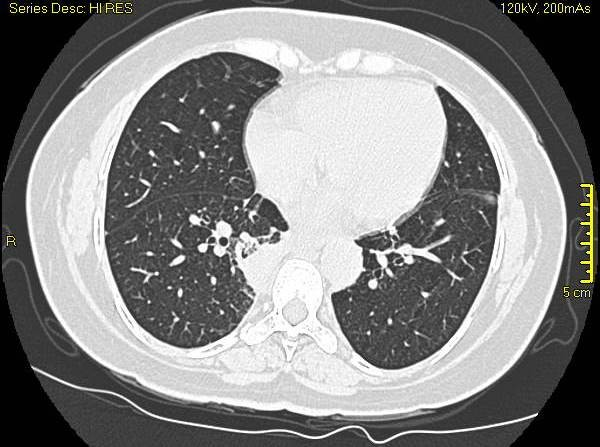
%> input picture CTchest.jpg, 600 x 447 px
$ octave --eval "result = levelset(rgb2gray(imread('CTchest.jpg')));"   (GNU Octave 9; MATLAB toolbox functions it lacks are replaced by stand-ins)
%> lines starting %> are read from the running program, lines starting %| are printed output that depends on the picture; in (x1, y1, x2, y2) boxes, pixels count from 0 and x2, y2 are one past the last pixel; in counts of white or black regions, pixels touching at a corner belong together; the program's own positions count from 1
### Code4Figs/fi.m
function fi(a)
figure,imagesc(a),axis off
%     colormap(jet.*(gray.^0.2))
%     set(gca,'position',[0.1 0.1 0.8 0.8]);
    set(gca,'position',[0 0 1 1]);
    set(gcf,'position',[2*96 2*96 4*96 4*96]);
    colormap((gray/8+0.875).*bone.^0.8)
% [6 lines of commented-out code are left out]
end

### levelset.m
function [u,b] = levelset(in)

A = max(in(:));
%> A = 255
nu = 0.01*A^2;
%> nu = 3
mu = 0.05;
sigma = 3;
itout = 3;
itin = 2;
tstep = 0.005;
epsilon = 1;

% Initial Level Set Function
u = 2*(in>mean(in(:)));
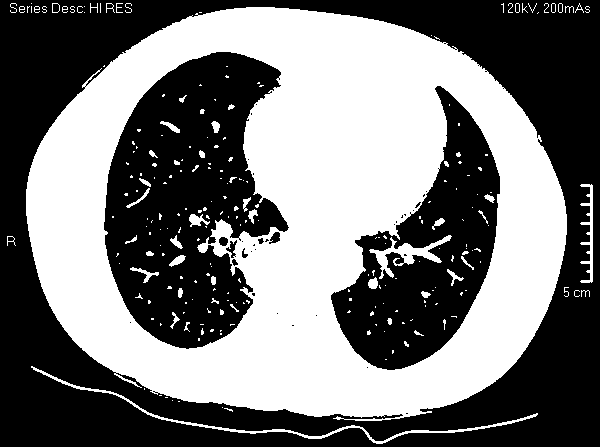
%> u: size 447x600 double; values 0 (black) and 2 (white), 46.5% white; 239 white regions (182 under 20 px), largest, box (x1, y1, x2, y2) and area: (26, 7, 567, 421) 118415, (31, 366, 538, 444) 1387, (369, 235, 452, 279) 954

b = ones(size(in));

K = fspecial('gaussian',round(2*sigma)*2+1,sigma);

KONE = conv2(b,K,'same');

fi(in)
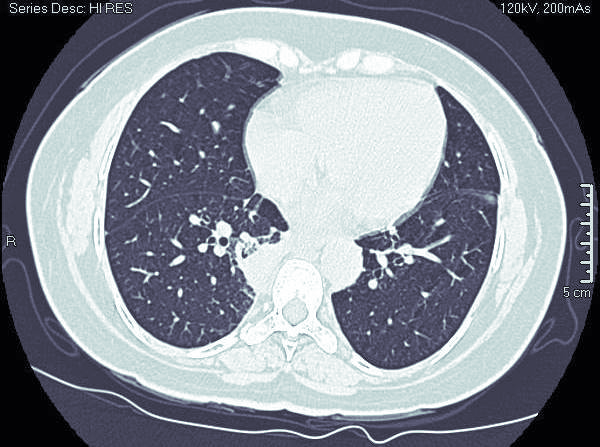
%> displayed picture: size 447x600x3, on the screen's scale of 0 to 255; mean R, G, B 133.5, 138.9, 148.5
for n=1:itout
   [u, b] = lse_bfe(u,in, b, K, KONE, nu, tstep, mu, epsilon, itin);

   imagesc(log(in))
   hold on
   contour(u,[1 1],'r')
   hold off
   pause(0.02)
end
%> this loop made 3 passes
%> C in lse_bfe on passes 1 to 3: [157.8 92.04], [15570.8 7097.6], [0 0]
%> pass 1, in lse_bfe, `KONE_Img = Img.^2.*KONE;`:
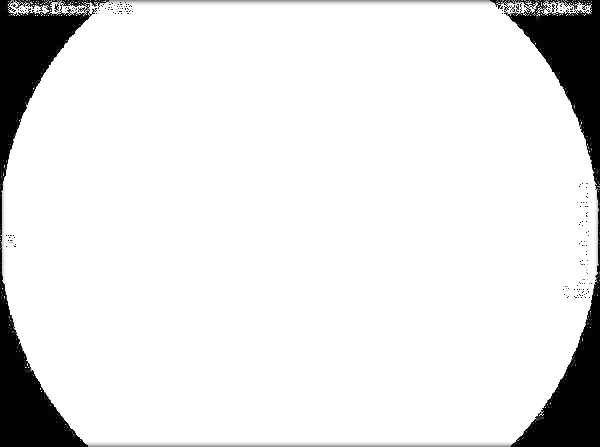
%> KONE_Img: size 447x600 uint8; min 0, max 255, mean 229.4
%> pass 1, in updateB, `KNm1 = conv2(PC1.*Img,Ksigma,'same');`:
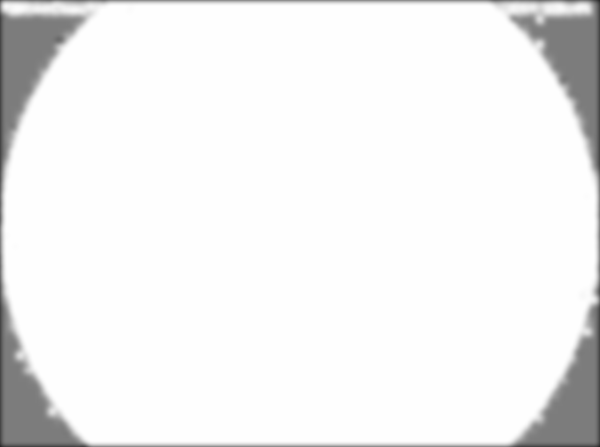
%> KNm1: size 447x600 double; min 40.4, max 255, mean 241.9
%> pass 1, in levelset, `contour(u,[1 1],'r')`:
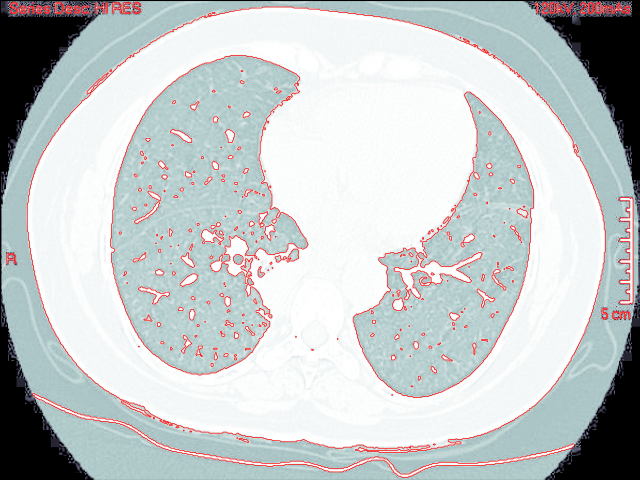
%> figure redrawn from the program's plot data
%> after the loop: b: size 447x600 double; every value is NaN or infinite

end

function [u, b, C]= lse_bfe(u0,Img, b, Ksigma,KONE, nu,timestep,mu,epsilon, iter_lse)
% This function performs the level set evolution (LSE) and bias field
% estimation described in the following paper
%      C. Li, R. Huang, Z. Ding, C. Gatenby, D. N. Metaxas, and J. C. Gore,
%      "A Level Set Method for Image Segmentation in the Presence of Intensity
%      Inhomogeneities with Application to MRI", IEEE Trans. Image Processing, 2011
%
% Author: Chunming Li, all rights researved
% E-mail: lchunming@gmail.com
% URL: http://www.engr.uconn.edu/~cmli/

u=u0;
KB1 = conv2(b,Ksigma,'same');
KB2 = conv2(b.^2,Ksigma,'same');
C =updateC(Img, u, KB1, KB2, epsilon);

KONE_Img = Img.^2.*KONE;
u = updateLSF(Img,u, C, KONE_Img, KB1, KB2, mu, nu, timestep, epsilon, iter_lse);

Hu=Heaviside(u,epsilon);
M(:,:,1)=Hu;
M(:,:,2)=1-Hu;
b =updateB(Img, C, M,  Ksigma);
end


% update level set function
function u = updateLSF(Img, u0, C, KONE_Img, KB1, KB2, mu, nu, timestep, epsilon, iter_lse)
u=u0;
Hu=Heaviside(u,epsilon);
M(:,:,1)=Hu;
M(:,:,2)=1-Hu;
N_class=size(M,3);
e=zeros(size(M));
u=u0;
for kk=1:N_class
    e(:,:,kk) = KONE_Img - 2*Img.*C(kk).*KB1 + C(kk)^2*KB2;
end

for kk=1:iter_lse
    u=NeumannBoundCond(u);
    K=curvature_central(u);    % div()

    DiracU=Dirac(u,epsilon);
    ImageTerm=-DiracU.*(e(:,:,1)-e(:,:,2));

    penalizeTerm=mu*(4*del2(u)-K); % del2 is the discrete laplacian

    lengthTerm=nu.*DiracU.*K;

    u=u+timestep*(lengthTerm+penalizeTerm+ImageTerm);
end
end

% update b
function b =updateB(Img, C, M,  Ksigma)

PC1=zeros(size(Img));
PC2=PC1;
N_class=size(M,3);
for kk=1:N_class
    PC1=PC1+C(kk)*M(:,:,kk);
    PC2=PC2+C(kk)^2*M(:,:,kk);
end
KNm1 = conv2(PC1.*Img,Ksigma,'same');
KDn1 = conv2(PC2,Ksigma,'same');

b = KNm1./KDn1;
end

% Update C
function C_new =updateC(Img, u, Kb1, Kb2, epsilon)
Hu=Heaviside(u,epsilon);
M(:,:,1)=Hu;
M(:,:,2)=1-Hu;
N_class=size(M,3);
for kk=1:N_class
    Nm2 = Kb1.*Img.*M(:,:,kk);
    Dn2 = Kb2.*M(:,:,kk);
    C_new(kk) = sum(Nm2(:)) / sum(Dn2(:));
end
end


% Make a function satisfy Neumann boundary condition
function g = NeumannBoundCond(f)
[nrow,ncol] = size(f);
g = f;
g([1 nrow],[1 ncol]) = g([3 nrow-2],[3 ncol-2]);
g([1 nrow],2:end-1) = g([3 nrow-2],2:end-1);
g(2:end-1,[1 ncol]) = g(2:end-1,[3 ncol-2]);
end

function k = curvature_central(u)
% compute curvature for u with central difference scheme
[ux,uy] = gradient(u);
normDu = sqrt(ux.^2+uy.^2+1e-10);
Nx = ux./normDu;
Ny = uy./normDu;
[nxx,~] = gradient(Nx);
[~,nyy] = gradient(Ny);
k = nxx+nyy;
end

function h = Heaviside(x,epsilon)
h=0.5*(1+(2/pi)*atan(x./epsilon));
end

function f = Dirac(x, epsilon)
f=(epsilon/pi)./(epsilon^2.+x.^2);
end

function h = Hx(x)
h = 0.5 + atan(x)/pi;
end

function hp = Hxp(x)
hp = 1./(pi+pi*x.^2);
end
